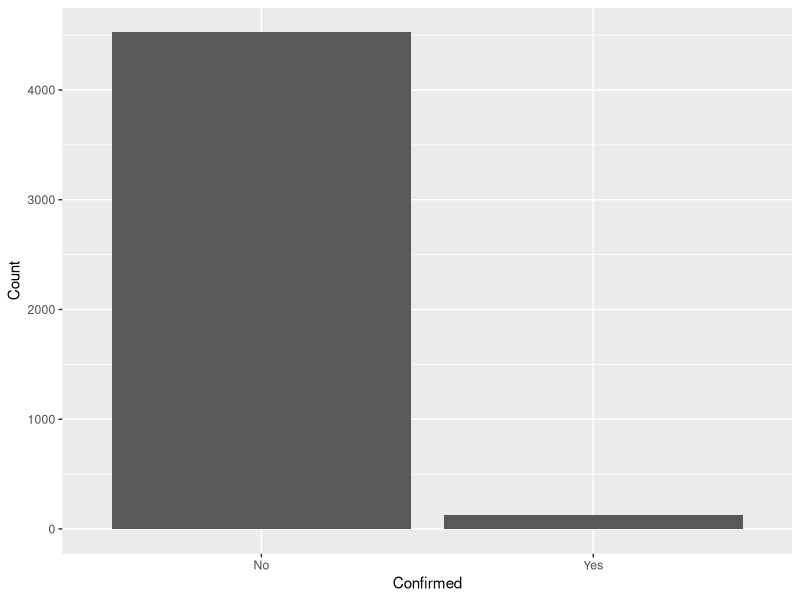
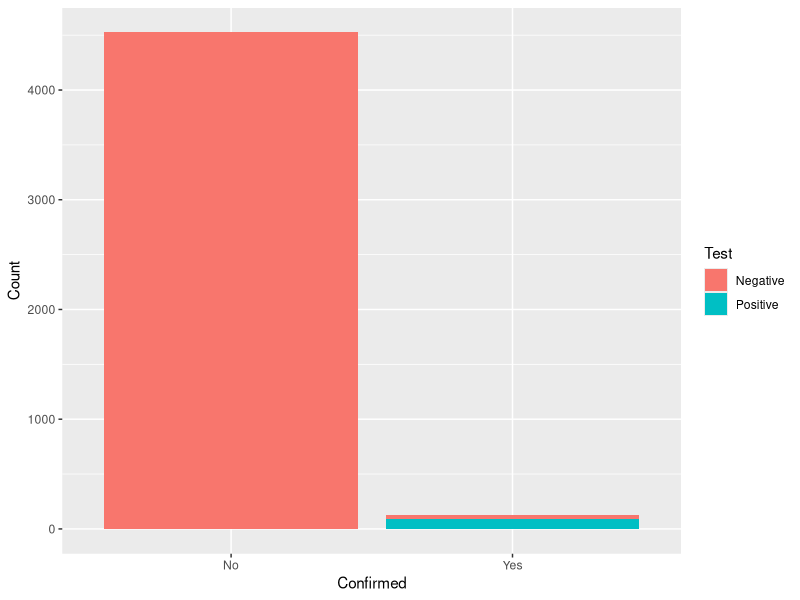
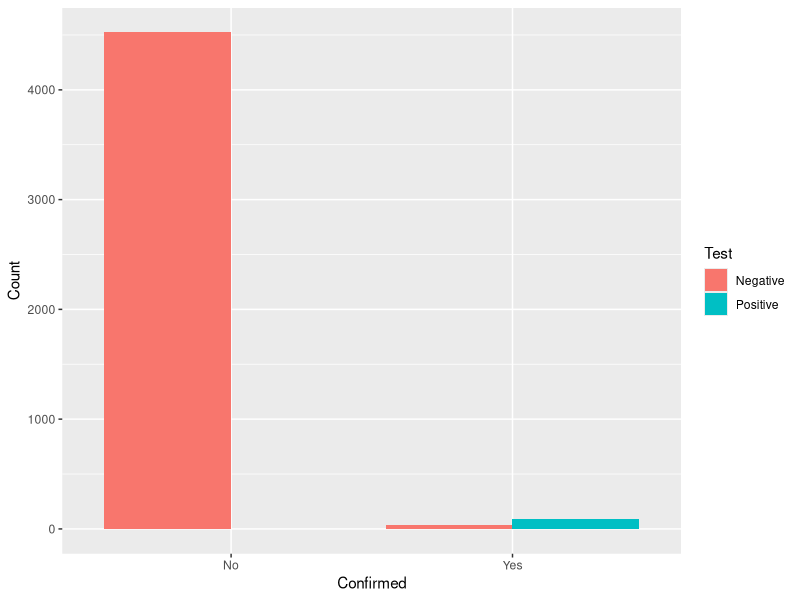

Write R code to recreate these figures, in order.
# COVID-19 test performance
library(tidyverse)

# A study of 4653 close contacts of cases in Guangzhou, China who were quarantined and tested every 48 hours. The results of the first
# test, and whether they were later confirmed to be a case were given in table S3 here: https://www.medrxiv.org/content/10.1101/2020.03.24.20042606v1

covid <- tibble::tribble(~Confirmed, ~Test, ~Count,
                         "Yes", "Negative",36,
                         "Yes", "Positive", 92,
                         "No", "Negative",4523,
                         "No", "Positive",2)

# We can plot this in a couple of ways. First let's ignore the test results:
ggplot(data = covid) +
  geom_col(
    mapping = aes(
      x = Confirmed,
      y = Count
    )
  )

# We can then fill in by the test result. By default, we have a stacked bar chart
ggplot(data = covid) +
  geom_col(
    mapping = aes(
      x = Confirmed,
      y = Count,
      fill = Test
    )
  )

# We can alter it using `position`
ggplot(data = covid) +
  geom_col(
    mapping = aes(
      x = Confirmed,
      y = Count,
      fill = Test
    ),
    position = 'dodge'
  )
